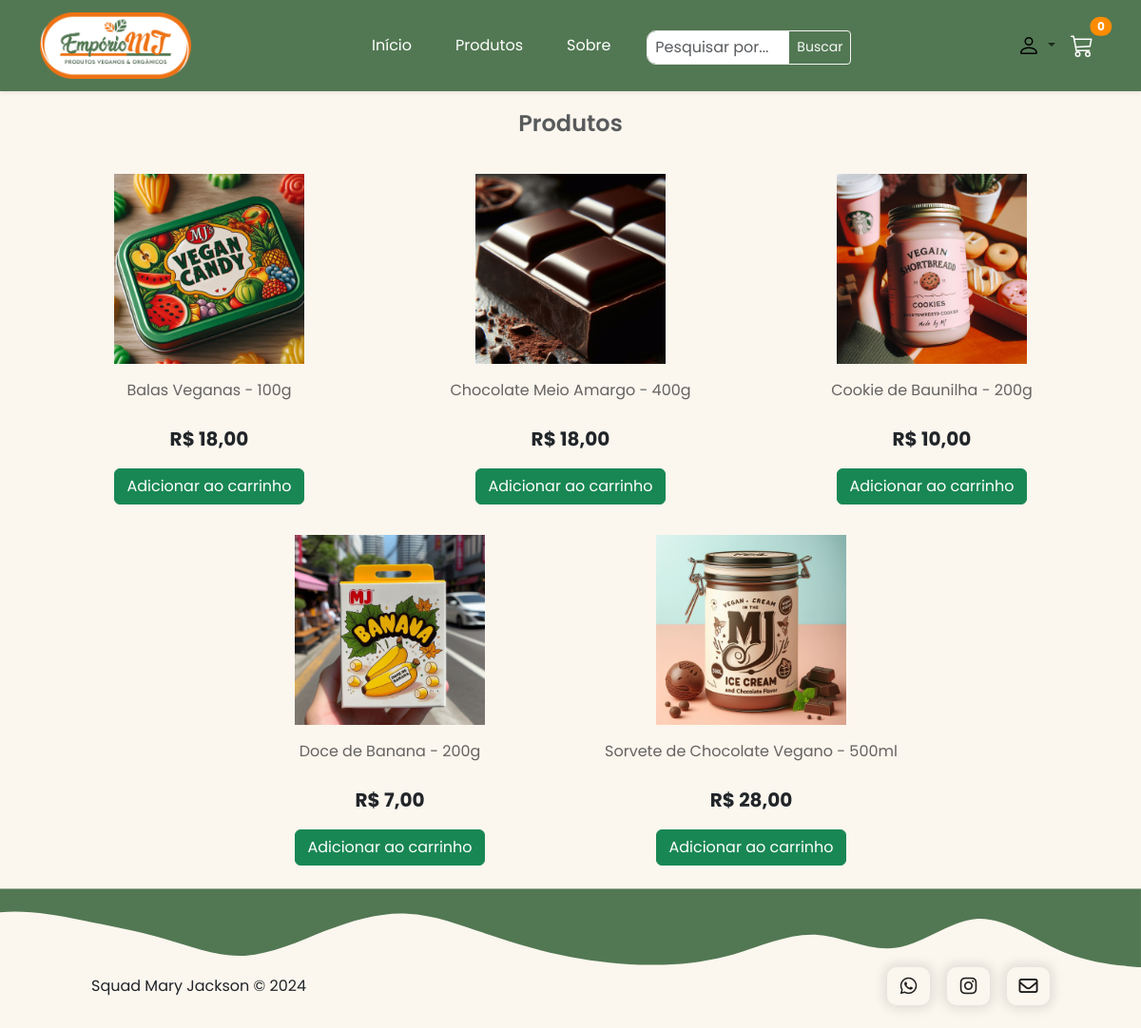
The app's page /produtos/?categoria=geleias-cookies-doces-de-fruta-chocolate-bombons with its own data.
### app_MJ/models.py (models this page shows, shortened)
class Produto(models.Model):
    nome_produto = models.CharField(max_length=200, default='')
    categoria = models.ForeignKey(Categoria, on_delete=models.CASCADE, default=1)
    descricao = models.TextField()
    quantidade = models.IntegerField(default=0)
    imagem = models.ImageField(upload_to="", null=True, blank=True)
    preco = models.DecimalField(max_digits=5, decimal_places=2)
    data_produto = models.DateTimeField(default=datetime.now, blank=True)

### app_MJ/views.py (the view)
# urls.py: path('produtos/', produtos, name='produtos'),
def produtos(request):
    categoria_slug = request.GET.get('categoria', None)
    categoria = None
    if categoria_slug:
        print(categoria_slug)
        categoria = get_object_or_404(Categoria, slug=categoria_slug)
        produtos = Produto.objects.filter(categoria=categoria).order_by('nome_produto')
    else:
        produtos = Produto.objects.all().order_by('nome_produto')
    return render(request, 'produtos.html', {'produtos': produtos})

### templates/produtos.html (shortened to what this page needs)
{% extends 'base.html' %}
{% block content %}
<div class="container">
    <h3 class="text-muted" style="margin-bottom: 30px; margin-top: 20px; text-align: center; font-size: 24px; font-weight: 600;">Produtos</h3>
    {% if produtos %}
    <div class="row justify-content-center">
        {% for produto in produtos %}
        <div class="col-md-4 mb-4 mt-2 section">
            <div class="card-body text-center border-bottom-0">
                <img
                    src="{{ produto.imagem.url }}"
                    class="card-img-top mx-auto d-block mb-3"
                    alt="{{ produto.nome_produto }}"
                    style="max-width: 200px; margin-bottom: -15px"
                />
                <p class="card-title text-center mb-4 mt-2" style="font-size: 16px">
                    <a style="text-decoration: none; color:#1d1d1dad" href="{% url 'produto_detalhe' produto.id %}">{{ produto.nome_produto }}</a>
                </p>
                <p class="card-text"><strong class="font-size-lg" style="font-size: 20px">R$ {{ produto.preco }}</strong></p>
                    <a href="{% url 'produto_detalhe' produto.id %}" class="btn btn-success" style="text-decoration: none;">Adicionar ao carrinho</a>
            </div>
        </div>
        {% endfor %}
    </div>
    {% else %}
    <p>Nenhum produto encontrado.</p>
    {% endif %}
</div>
{% endblock %}

### static/css/color.css (style rules this page uses)
:root { --green: #527853; --dark-orange: #ee7214; --light-orange: #f7b787; --salmon: #f9e8d9; --black: #000; --white: #fff; --light-blue: #007bff; }

### static/css/style.css (style rules this page uses)
* { font-family: 'Poppins', sans-serif; margin: 0; padding: 0; box-sizing: border-box; }
html,body { overflow-x: hidden; }
body { background-color:#F9E8D9; min-width: 372px; }

### templates/produtos.html (style rules this page uses)
.produto-link, a { color: black; text-decoration: none; cursor: pointer; }

### records on screen
Produto: imagem (picture), nome_produto "Balas Veganas - 100g", preco "18,00"
Produto: imagem (picture), nome_produto "Chocolate Meio Amargo - 400g", preco "18,00"
Produto: imagem (picture), nome_produto "Cookie de Baunilha - 200g", preco "10,00"
Produto: imagem (picture), nome_produto "Doce de Banana - 200g", preco "7,00"
Produto: imagem (picture), nome_produto "Sorvete de Chocolate Vegano - 500ml", preco "28,00"
